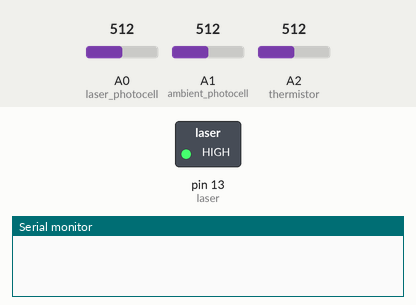
The sketch below on a simulated Arduino Uno, built with avr-gcc and run on an emulated ATmega328P. On the bench: switched loads named in the sketch (green lamp = pin HIGH), the last lines printed to the serial monitor. Inputs (shaded band) come from the test bench; at power-on: A0 (laser_photocell) = 512, A1 (ambient_photocell) = 512, A2 (thermistor) = 512.

Above: at 2.6 s.
At 7.8 s:
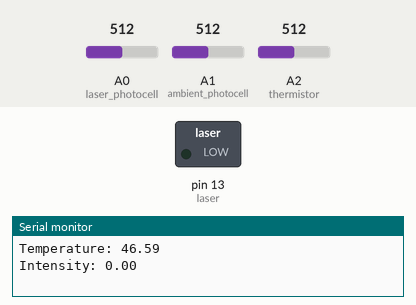
Timing chart, 0 to 13.4 s (numbered marks = the images above):
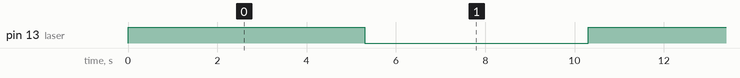

The sketch:

laser_intensity.ino
```cpp
/*
 * Kolby Kiesling
 * Abilene Buoy Systems
 * 11-11-2019
 * This program handles sample analog reading with an Arduino Uno
 */


// Global Variables
int laser = 13;
float pl = 0;
float pa = 0;
float laser_int = 0;
int R = 0;
// Parameters for the thermistor
float c1 = 1.009249522e-03, c2 = 2.378405444e-04, c3 = 2.019202697e-07;
float tmp=0;
int i = 1;
float w0 = 0.002; // initial beam waist


void setup() {
  // put your setup code here, to run once:
  Serial.begin(9600);
  pinMode(laser, OUTPUT);
  pinMode(A0, INPUT); // laser photocell
  pinMode(A1, INPUT); // ambient photocell
  pinMode(A2, INPUT); // thermistor
}

float convert_voltage (float in) {
  float v1;
  v1 = in * (5.0 / 1023.0);
  //Serial.print("Input voltage:\t");
  //Serial.println(v1);
  return v1;
}

float temp_calc (float an) {
  // We want to bring in our data, determine R2 from R1 in our voltage divider
  // Then we want to pass it through a quick formula
  float R2, R1 = 100000.0, LogR2, T, Tc;
  R2 = R1 * (1023.0 / (float)an - 1.0); // find our resistance
  LogR2 = log(R2); // take the natural logarithm
  T = (1.0 / (c1 + c2*LogR2 + c3*LogR2*LogR2*LogR2));
  Tc = T - 273.15;
  Tc += 73.1289; // scaling issues with the thermistor for our equations...
  //Serial.print("Temperature:\t");
  //Serial.println(Tc);
  //Serial.println(" [C]");
  return Tc;
}

float laser_intensity (float Vl, float Va) {
  // From this function we want to find the intensity of our laser hitting the photocell
  // we also want to get rid of any ambient signals too.
  // Laser reading followed by ambient reading
  float R1 = 10000, R2, Vdiff, intensity; // resistor values
  //Serial.print("Vdiff:\t");
  //Serial.println(Vl-Va);
  Vdiff = Vl - Va; // subtract ambient-ness
  R2 = abs(R1 * (Vdiff / 5.0 - 1));
  //Serial.print("R2:\t");
  //Serial.println(R2);
  intensity = (2 * Vdiff * Vdiff) / (3.14 * R2 * w0 * w0); // our derivation using power laws
  //Serial.print("Intensity:\t");
  //Serial.println(intensity);
  return intensity;

}

void loop() {
  // put your main code here, to run repeatedly:
  digitalWrite(laser, HIGH);
  delay(5000); // wait 5 seconds
  // Main sensor collections here
  laser_int = laser_intensity(convert_voltage(analogRead(A0)), convert_voltage(analogRead(A1))); // determine our laser intensity
  tmp = temp_calc((float)analogRead(A2));
  // Transmission of data to follow here...
  Serial.print("Temperature: ");
  Serial.println(tmp);
  delay(300);
  Serial.print("Intensity: ");
  Serial.println(laser_int);
  digitalWrite(laser, LOW);
  delay(5000);
  i++;
}
```

Measured:
- by itself, pin 13 (laser): alternates HIGH for 5.3 s and LOW for 5.0 s
